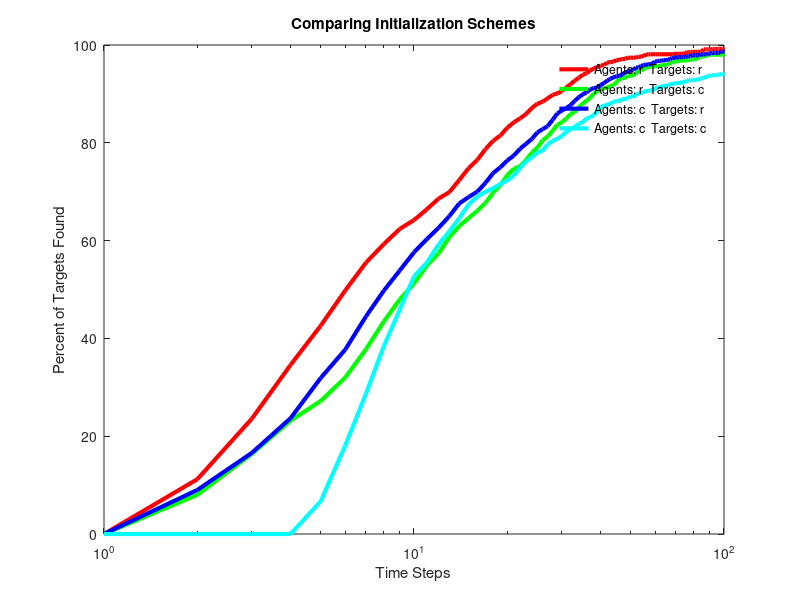

The MATLAB source for this figure:
load('n100_bp1_run1.mat')
rr = n100_bp1_r_r;
rc = n100_bp1_r_c;
cr = n100_bp1_c_r;
cc = n100_bp1_c_c;

%find the indicies when each simulation starts: i,j,k,l
%find the convergence time of each sim: iLength,jLength,kLength,lLength

i = zeros(11,1);
index = 0;
arrayExt = [-1;rr;0];
for val = 2:length(arrayExt)
    if arrayExt(val-1)~=0 && arrayExt(val)==0
        index = index + 1;
        i(index) = val-1;
    end
end
iLength = diff(i);
j = zeros(11,1);
index = 0;
arrayExt = [-1;rc;0];
for val = 2:length(arrayExt)
    if arrayExt(val-1)~=0 && arrayExt(val)==0
        index = index + 1;
        j(index) = val-1;
    end
end
jLength = diff(j);
k = zeros(11,1);
index = 0;
arrayExt = [-1;cr;0];
for val = 2:length(arrayExt)
    if arrayExt(val-1)~=0 && arrayExt(val)==0
        index = index + 1;
        k(index) = val-1;
    end
end
kLength = diff(k);
l = zeros(11,1);
index = 0;
arrayExt = [-1;cc;0];
for val = 2:length(arrayExt)
    if arrayExt(val-1)~=0 && arrayExt(val)==0
        index = index + 1;
        l(index) = val-1;
    end
end
lLength = diff(l);

    
%{  
i = find([rr;0] == 0); %get the restart points from zeros
iLength = diff(i);
iLength(find(iLength==1)) = []; %remove any of the repeat zeros
j = find([rc;0] == 0);
jLength = diff(j);
jLength(find(jLength==1)) = [];
k = find([cr;0] == 0);
kLength = diff(k);
kLength(find(kLength==1)) = [];
l = find([cc;0] == 0);
lLength = diff(l);
lLength(find(lLength==1)) = [];
%}
%average and std of convergence times
iMS = [mean(iLength),std(iLength)];
jMS = [mean(jLength),std(jLength)];
kMS = [mean(kLength),std(kLength)];
lMS = [mean(lLength),std(lLength)];


maxLen = max([iLength;jLength;kLength;lLength]);

convergeI = zeros(10,maxLen);
convergeJ = zeros(10,maxLen);
convergeK = zeros(10,maxLen);
convergeL = zeros(10,maxLen);


index = 1;
for a = 1:10
    vec = rr(index:index+iLength(a)-1);
    index = index + iLength(a);
    convergeI(a,:) = [vec' ones(1,maxLen-length(vec))];
end

rrFinal = zeros(2,maxLen);
for b = 1:maxLen
    rrFinal(1,b) = mean(convergeI(:,b));
    rrFinal(2,b) = std(convergeI(:,b));
end

index = 1;
for a = 1:10
    vec = rc(index:index+jLength(a)-1);
    index = index + jLength(a);
    convergeJ(a,:) = [vec' ones(1,maxLen-length(vec))];
end

rcFinal = zeros(2,maxLen);
for b = 1:maxLen
    rcFinal(1,b) = mean(convergeJ(:,b));
    rcFinal(2,b) = std(convergeJ(:,b));
end


index = 1;
for a = 1:10
    vec = cr(index:index+kLength(a)-1);
    index = index + kLength(a);
    convergeK(a,:) = [vec' ones(1,maxLen-length(vec))];
end

crFinal = zeros(2,maxLen);
for b = 1:maxLen
    crFinal(1,b) = mean(convergeK(:,b));
    crFinal(2,b) = std(convergeK(:,b));
end


index = 1;
for a = 1:10
    vec = cc(index:index+lLength(a)-1);
    index = index + lLength(a);
    convergeL(a,:) = [vec' ones(1,maxLen-length(vec))];
end

ccFinal = zeros(2,maxLen);
for b = 1:maxLen
    ccFinal(1,b) = mean(convergeL(:,b));
    ccFinal(2,b) = std(convergeL(:,b));
end
semilogx(100*rrFinal(1,:),'r','LineWidth',3);
hold on
semilogx(100*rcFinal(1,:),'g','LineWidth',3);
semilogx(100*crFinal(1,:),'b','LineWidth',3);
semilogx(100*ccFinal(1,:),'c','LineWidth',3);
%{
semilogx(rrFinal(1,:)-rrFinal(2,:),'r');
semilogx(rrFinal(1,:)+rrFinal(2,:),'r');

semilogx(rcFinal(1,:)-rcFinal(2,:),'g');
semilogx(rcFinal(1,:)+rcFinal(2,:),'g');

semilogx(crFinal(1,:)-crFinal(2,:),'b');
semilogx(crFinal(1,:)+crFinal(2,:),'b');

semilogx(ccFinal(1,:)-ccFinal(2,:),'c');
semilogx(ccFinal(1,:)+ccFinal(2,:),'c');
%}
legend('Agents: r  Targets: r','Agents: r  Targets: c','Agents: c  Targets: r','Agents: c  Targets: c')
legend boxoff
xlim([0 100])
ylim([0 100])
title('Comparing Initialization Schemes')
xlabel('Time Steps')
ylabel('Percent of Targets Found')
%{
for a = 1:10
    vec = rc(j(a):(j(a+1)-1));
    convergeJ(a,:) = [vec' ones(1,maxLen-length(vec))];
end
rcFinal = zeros(2,maxLen);
for b = 1:maxLen
    rcFinal(1,b) = mean(convergeJ(:,b));
    rcFinal(2,b) = std(convergeJ(:,b));
end
%errorbar(rcFinal(1,:),rcFinal(2,:))

for a = 1:10
    vec = cr(k(a):(k(a+1)-1));
    convergeK(a,:) = [vec' ones(1,maxLen-length(vec))];
end
crFinal = zeros(2,maxLen);
for b = 1:maxLen
    crFinal(1,b) = mean(convergeK(:,b));
    crFinal(2,b) = std(convergeK(:,b));
end
%errorbar(crFinal(1,:),crFinal(2,:))

for a = 1:10
    vec = cc(l(a):(l(a+1)-1));
    convergeL(a,:) = [vec' ones(1,maxLen-length(vec))];
end
ccFinal = zeros(2,maxLen);
for b = 1:maxLen
    ccFinal(1,b) = mean(convergeL(:,b));
    ccFinal(2,b) = std(convergeL(:,b));
end
errorbar(ccFinal(1,:),ccFinal(2,:))
%}